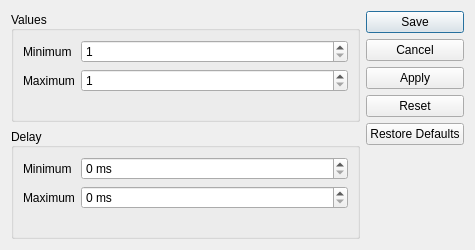
<?xml version="1.0" encoding="UTF-8"?>
<ui version="4.0">
 <class>SettingsDialog</class>
 <widget class="QDialog" name="SettingsDialog">
  <property name="geometry">
   <rect>
    <x>0</x>
    <y>0</y>
    <width>475</width>
    <height>250</height>
   </rect>
  </property>
  <property name="windowTitle">
   <string>Settings</string>
  </property>
  <property name="windowIcon">
   <iconset theme="preferences-system">
    <normaloff>.</normaloff>.</iconset>
  </property>
  <layout class="QGridLayout" name="gridLayout">
   <item row="0" column="0">
    <widget class="QGroupBox" name="valuesBox">
     <property name="title">
      <string>Values</string>
     </property>
     <property name="alignment">
      <set>Qt::AlignLeading|Qt::AlignLeft|Qt::AlignVCenter</set>
     </property>
     <layout class="QFormLayout" name="valuesLayout">
      <property name="fieldGrowthPolicy">
       <enum>QFormLayout::AllNonFixedFieldsGrow</enum>
      </property>
      <property name="rowWrapPolicy">
       <enum>QFormLayout::DontWrapRows</enum>
      </property>
      <property name="labelAlignment">
       <set>Qt::AlignLeading|Qt::AlignLeft|Qt::AlignVCenter</set>
      </property>
      <property name="formAlignment">
       <set>Qt::AlignLeading|Qt::AlignLeft|Qt::AlignTop</set>
      </property>
      <item row="0" column="0">
       <widget class="QLabel" name="minvalLabel">
        <property name="text">
         <string>Minimum</string>
        </property>
        <property name="buddy">
         <cstring>minvalSpin</cstring>
        </property>
       </widget>
      </item>
      <item row="0" column="1">
       <widget class="QSpinBox" name="minvalSpin">
        <property name="minimum">
         <number>1</number>
        </property>
        <property name="maximum">
         <number>100</number>
        </property>
       </widget>
      </item>
      <item row="1" column="0">
       <widget class="QLabel" name="maxvalLabel">
        <property name="text">
         <string>Maximum</string>
        </property>
        <property name="buddy">
         <cstring>maxvalSpin</cstring>
        </property>
       </widget>
      </item>
      <item row="1" column="1">
       <widget class="QSpinBox" name="maxvalSpin">
        <property name="minimum">
         <number>1</number>
        </property>
        <property name="maximum">
         <number>100</number>
        </property>
       </widget>
      </item>
     </layout>
    </widget>
   </item>
   <item row="0" column="1" rowspan="2">
    <widget class="QDialogButtonBox" name="buttonBox">
     <property name="orientation">
      <enum>Qt::Vertical</enum>
     </property>
     <property name="standardButtons">
      <set>QDialogButtonBox::Apply|QDialogButtonBox::Cancel|QDialogButtonBox::Reset|QDialogButtonBox::RestoreDefaults|QDialogButtonBox::Save</set>
     </property>
    </widget>
   </item>
   <item row="1" column="0">
    <widget class="QGroupBox" name="delayBox">
     <property name="title">
      <string>Delay</string>
     </property>
     <property name="alignment">
      <set>Qt::AlignLeading|Qt::AlignLeft|Qt::AlignVCenter</set>
     </property>
     <layout class="QFormLayout" name="delayLayout">
      <property name="fieldGrowthPolicy">
       <enum>QFormLayout::AllNonFixedFieldsGrow</enum>
      </property>
      <property name="rowWrapPolicy">
       <enum>QFormLayout::DontWrapRows</enum>
      </property>
      <property name="labelAlignment">
       <set>Qt::AlignLeading|Qt::AlignLeft|Qt::AlignVCenter</set>
      </property>
      <property name="formAlignment">
       <set>Qt::AlignLeading|Qt::AlignLeft|Qt::AlignTop</set>
      </property>
      <item row="0" column="0">
       <widget class="QLabel" name="mindelLabel">
        <property name="text">
         <string>Minimum</string>
        </property>
        <property name="buddy">
         <cstring>mindelSpin</cstring>
        </property>
       </widget>
      </item>
      <item row="0" column="1">
       <widget class="QSpinBox" name="mindelSpin">
        <property name="suffix">
         <string> ms</string>
        </property>
        <property name="minimum">
         <number>0</number>
        </property>
        <property name="maximum">
         <number>5000</number>
        </property>
       </widget>
      </item>
      <item row="1" column="0">
       <widget class="QLabel" name="maxdelLabel">
        <property name="text">
         <string>Maximum</string>
        </property>
        <property name="buddy">
         <cstring>maxdelSpin</cstring>
        </property>
       </widget>
      </item>
      <item row="1" column="1">
       <widget class="QSpinBox" name="maxdelSpin">
        <property name="suffix">
         <string> ms</string>
        </property>
        <property name="minimum">
         <number>0</number>
        </property>
        <property name="maximum">
         <number>5000</number>
        </property>
       </widget>
      </item>
     </layout>
    </widget>
   </item>
  </layout>
 </widget>
 <resources/>
 <connections>
  <connection>
   <sender>buttonBox</sender>
   <signal>accepted()</signal>
   <receiver>SettingsDialog</receiver>
   <slot>accept()</slot>
   <hints>
    <hint type="sourcelabel">
     <x>227</x>
     <y>281</y>
    </hint>
    <hint type="destinationlabel">
     <x>157</x>
     <y>274</y>
    </hint>
   </hints>
  </connection>
  <connection>
   <sender>buttonBox</sender>
   <signal>rejected()</signal>
   <receiver>SettingsDialog</receiver>
   <slot>reject()</slot>
   <hints>
    <hint type="sourcelabel">
     <x>295</x>
     <y>287</y>
    </hint>
    <hint type="destinationlabel">
     <x>286</x>
     <y>274</y>
    </hint>
   </hints>
  </connection>
 </connections>
</ui>
